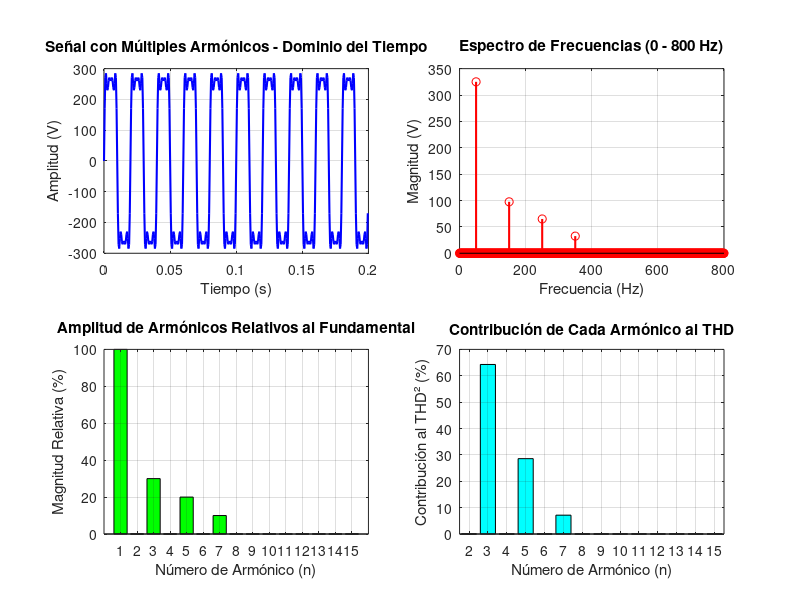

MATLAB code to generate this figure: (Note: this script raises an error after producing the figure.)
%%PRÁCTICA 2: Análisis en Dominio de Frecuencia
% Ejercicio 2.2: Análisis de Armónicos
% Objetivo: Identificar y cuantificar armónicos específicos

clear all; close all; clc;

% ========== PARÁMETROS ==========
f0 = 50;                   % Frecuencia fundamental en Hz
fs = 2000;                 % Frecuencia de muestreo en Hz
duracion = 1;              % Duración de la señal en segundos
num_armonicos = 15;        % Número de armónicos a analizar
amplitud_fund = 325;       % Amplitud del fundamental en V

% ========== GENERAR SEÑAL CON ARMÓNICOS ==========
% Ejemplo: señal con fundamental (50 Hz), 3er armónico (150 Hz) y 5to armónico (250 Hz)
t = 0:1/fs:duracion - 1/fs;
N = length(t);

% Crear señal con múltiples armónicos
% Fundamental (100%)
senial = amplitud_fund * sin(2*pi*f0*t);

% 3er armónico (30% del fundamental)
amplitud_3 = amplitud_fund * 0.30;
senial = senial + amplitud_3 * sin(2*pi*3*f0*t);

% 5to armónico (20% del fundamental)
amplitud_5 = amplitud_fund * 0.20;
senial = senial + amplitud_5 * sin(2*pi*5*f0*t);

% 7mo armónico (10% del fundamental)
amplitud_7 = amplitud_fund * 0.10;
senial = senial + amplitud_7 * sin(2*pi*7*f0*t);

% ========== CALCULAR FFT ==========
fft_senial = fft(senial);

% Procesar espectro
fft_positivo = fft_senial(1:N/2+1);
magnitudes = abs(fft_positivo) / N;
magnitudes(2:end-1) = magnitudes(2:end-1) * 2;

% Vector de frecuencias
frecuencias = (0:N/2) * fs / N;

% Resolución de frecuencia
delta_f = fs / N;

% ========== ANÁLISIS DE ARMÓNICOS ==========
% Inicializar matriz para guardar resultados
armonicos_tabla = zeros(num_armonicos, 3);  % [n, f_n, magnitud]

fprintf('\n');
fprintf('╔══════════════════════════════════════════════════════════════╗\n');
fprintf('║         ANÁLISIS DE ARMÓNICOS - PRIMEROS 15 ARMÓNICOS       ║\n');
fprintf('╚══════════════════════════════════════════════════════════════╝\n\n');

fprintf('Resolución de frecuencia: %.2f Hz\n', delta_f);
fprintf('Número total de muestras: %d\n\n', N);

fprintf('┌────┬──────────────┬────────────┬──────────────────┐\n');
fprintf('│ n  │  f_n (Hz)    │ Magnitud   │ Magnitud relativa │\n');
fprintf('├────┼──────────────┼────────────┼──────────────────┤\n');

% Variables para cálculo de THD
V_fundamental = 0;
suma_armonicos_cuadrado = 0;

for n = 1:num_armonicos
    % Frecuencia teórica del armónico n
    f_n = n * f0;
    
    % Buscar el índice más cercano en el espectro
    [~, idx] = min(abs(frecuencias - f_n));
    
    % Guardar resultados
    f_exacta = frecuencias(idx);
    magnitud = magnitudes(idx);
    
    armonicos_tabla(n, 1) = n;
    armonicos_tabla(n, 2) = f_exacta;
    armonicos_tabla(n, 3) = magnitud;
    
    % Calcular magnitud relativa respecto al fundamental
    if n == 1
        V_fundamental = magnitud;
        magnitud_relativa = 100;
    else
        magnitud_relativa = (magnitud / V_fundamental) * 100;
        suma_armonicos_cuadrado = suma_armonicos_cuadrado + magnitud^2;
    end
    
    % Mostrar resultados en tabla
    fprintf('│ %2d │ %12.2f │ %10.4f │      %6.2f %%     │\n', ...
        n, f_exacta, magnitud, magnitud_relativa);
end

fprintf('└────┴──────────────┴────────────┴──────────────────┘\n\n');

% ========== CÁLCULO DEL THD ==========
% THD = 100 * sqrt(sum(V_n^2, n=2:15)) / V_1

THD = 100 * sqrt(suma_armonicos_cuadrado) / V_fundamental;

fprintf('╔══════════════════════════════════════════════════════════════╗\n');
fprintf('║                    CÁLCULO DEL THD                          ║\n');
fprintf('╚══════════════════════════════════════════════════════════════╝\n\n');

fprintf('Tensión fundamental (V₁):              %.4f V\n', V_fundamental);
fprintf('Raíz cuadrada de suma de armónicos:    %.4f V\n', sqrt(suma_armonicos_cuadrado));
fprintf('\nTHD = 100 × √(Σ V²ₙ) / V₁\n');
fprintf('THD = 100 × √(%.4f) / %.4f\n', suma_armonicos_cuadrado, V_fundamental);
fprintf('\n');
fprintf('┌──────────────────────────────┐\n');
fprintf('│  THD = %.2f %%                  │\n', THD);
fprintf('└──────────────────────────────┘\n\n');

% ========== VERIFICACIÓN SEGÚN NORMAS ==========
fprintf('╔══════════════════════════════════════════════════════════════╗\n');
fprintf('║              EVALUACIÓN SEGÚN NORMAS                        ║\n');
fprintf('╚══════════════════════════════════════════════════════════════╝\n\n');

THD_limite = 8;  % Límite según norma para redes de baja tensión

fprintf('Límite de THD en redes de baja tensión: %.1f %%\n', THD_limite);
fprintf('THD medido:                              %.2f %%\n\n', THD);

if THD <= THD_limite
    fprintf('✓ ACEPTABLE: El THD está dentro de los límites normativos.\n');
    estado = 'Bueno';
else
    fprintf('✗ NO ACEPTABLE: El THD excede los límites normativos.\n');
    estado = 'Problemas potenciales';
    fprintf('  Riesgo: Posibles daños en equipos sensibles.\n');
end

fprintf('\n');

% ========== VISUALIZACIÓN ==========
figure('Name', 'Análisis de Armónicos', 'NumberTitle', 'off', 'Position', [100 100 1200 800]);

% Gráfico 1: Señal en el tiempo
subplot(2,2,1);
plot(t(1:400), senial(1:400), 'b', 'LineWidth', 1.5);
xlabel('Tiempo (s)');
ylabel('Amplitud (V)');
title('Señal con Múltiples Armónicos - Dominio del Tiempo');
grid on;
xlim([0, 0.2]);

% Gráfico 2: Espectro completo hasta 800 Hz
subplot(2,2,2);
idx_800Hz = find(frecuencias <= 800);
stem(frecuencias(idx_800Hz), magnitudes(idx_800Hz), 'r', 'LineWidth', 1.5);
xlabel('Frecuencia (Hz)');
ylabel('Magnitud (V)');
title('Espectro de Frecuencias (0 - 800 Hz)');
grid on;
xlim([0, 800]);

% Gráfico 3: Amplitudes relativas de armónicos
subplot(2,2,3);
armonicos_n = armonicos_tabla(:,1);
magnitudes_relativas = (armonicos_tabla(:,3) / V_fundamental) * 100;
bar(armonicos_n, magnitudes_relativas, 'g');
xlabel('Número de Armónico (n)');
ylabel('Magnitud Relativa (%)');
title('Amplitud de Armónicos Relativos al Fundamental');
grid on;
xlim([0 16]);

% Gráfico 4: Desglose de contribución al THD
subplot(2,2,4);
contribuciones = (armonicos_tabla(2:end,3).^2);
porcentaje_contribucion = (contribuciones / suma_armonicos_cuadrado) * 100;
armonicos_sin_fund = armonicos_n(2:end);
bar(armonicos_sin_fund, porcentaje_contribucion, 'c');
xlabel('Número de Armónico (n)');
ylabel('Contribución al THD² (%)');
title('Contribución de Cada Armónico al THD');
grid on;
xlim([1.5 15.5]);

sgtitle(sprintf('Análisis de Armónicos - THD = %.2f %%', THD), 'FontSize', 14, 'FontWeight', 'bold');

% ========== ESTADÍSTICAS ADICIONALES ==========
fprintf('╔══════════════════════════════════════════════════════════════╗\n');
fprintf('║                 ESTADÍSTICAS ADICIONALES                    ║\n');
fprintf('╚══════════════════════════════════════════════════════════════╝\n\n');

% Armónico con mayor magnitud (excluyendo el fundamental)
[~, idx_max] = max(armonicos_tabla(2:end, 3));
n_max = idx_max + 1;
magnitud_max = armonicos_tabla(n_max, 3);
porcentaje_max = (magnitud_max / V_fundamental) * 100;

fprintf('Armónico con mayor magnitud (excluyendo fundamental):\n');
fprintf('  - Armónico: %d\n', n_max);
fprintf('  - Magnitud: %.4f V (%.2f %% del fundamental)\n\n', magnitud_max, porcentaje_max);

% Potencia de distorsión
potencia_distorsion = sqrt(suma_armonicos_cuadrado);
fprintf('Potencia de distorsión: %.4f V\n', potencia_distorsion);
fprintf('Potencia fundamental:   %.4f V\n', V_fundamental);
fprintf('Factor de distorsión:   %.4f\n\n', potencia_distorsion / V_fundamental);